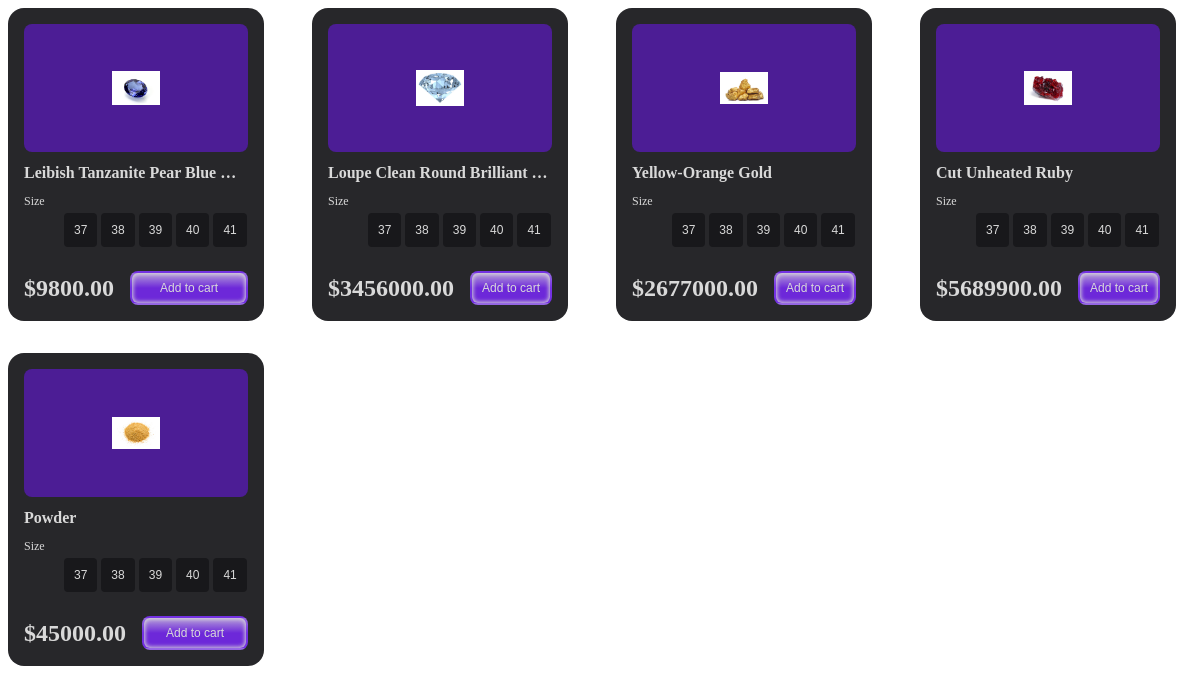
/accounts/test_view/, run on the app's committed database.
### orders/models.py (models this page shows, shortened)
class Item(models.Model):
    name = models.CharField(max_length=100)
    price = models.DecimalField(max_digits=10, decimal_places=2)
    wholesale_qty = models.PositiveIntegerField(default=0, help_text="Minimum quantity for wholesale discount")
    discount_percentage = models.DecimalField(max_digits=5, decimal_places=2, default=0.0, help_text="Wholesale discount percentage")
    stock = models.PositiveIntegerField(default=10, help_text="Available stock")
    brand = models.CharField(max_length= 250, blank=True, null=True)
    body = RichTextUploadingField(null=True, blank=True)
    image = models.ImageField(upload_to='item_images/', blank=True, null=True)
    category = models.ForeignKey(Category, on_delete=models.SET_NULL, null=True, blank=True, related_name='items')
    tags = models.ManyToManyField(Tag, blank=True, related_name='items')

### accounts/views.py (the view)
# urls.py: path('test_view/', views.test_view, name='test_view'),
def test_view(request):
    items = Item.objects.all()
    return render(request, 'accounts/test.html', {'items': items})

### accounts/context_processors.py (called while the page is built)
def user_profile(request):
    if request.user.is_authenticated:
        return {
            'user_profile_pic': request.user.get_profile_pic_url()
        }
    return {}

### orders/context_processors.py (called while the page is built)
def cart_item_count(request):
    count = 0
    try:
        if request.user.is_authenticated:
            cart = Cart.objects.filter(user=request.user).first()
        else:
            session_id = request.session.session_key
            if not session_id:
                request.session.create()
                session_id = request.session.session_key
            cart = Cart.objects.filter(session_id=session_id).first()
        if cart:
            count = sum(item.quantity for item in cart.items.all())
    except Exception:
        count = 0  # Safe fallback
    return {'cart_item_count': count}

def categories_processor(request):
    return {
        'nav_categories': Category.objects.filter(parent__isnull=True).prefetch_related('subcategories')
    }

### templates/accounts/test.html (shortened to what this page needs)
{% load static %}
<!DOCTYPE html>
<html lang="en">
<head>
       <link rel="stylesheet" href="{% static 'css/test.css' %}">
</head>
<body>
  <div class="grid-container col-md-3 mb-3">
    {% for item in items %}
      <div class="card col-md-3 mb-3">
        <div class="image_container">
          {% if item.image %}
            <img class="image image-fit" src="{{ item.image.url }}" alt="{{ item.name }}">
          {% else %}
            <svg class="image image-fit" xmlns="http://www.w3.org/2000/svg" viewBox="0 0 24 24"><path d="..."/></svg>
          {% endif %}
        </div>
        <div class="title">
          <span>{{ item.name }}</span>
        </div>
        <div class="size">
          <span>Size</span>
          <ul class="list-size">
            <li class="item-list"><button class="item-list-button">37</button></li>
            <li class="item-list"><button class="item-list-button">38</button></li>
            <li class="item-list"><button class="item-list-button">39</button></li>
            <li class="item-list"><button class="item-list-button">40</button></li>
            <li class="item-list"><button class="item-list-button">41</button></li>
          </ul>
        </div>
        <div class="action">
          <div class="price">
            <span>${{ item.price }}</span>
          </div>
          <button class="cart-button">
            <span>Add to cart</span>
          </button>
        </div>
      </div>
    {% endfor %}
  </div>
</body>
</html>

### static/css/test.css (style rules this page uses)
.card { --bg-card: #27272a; --primary: #6d28d9; --primary-800: #4c1d95; --primary-shadow: #2e1065; --light: #d9d9d9; --zinc-800: #18181b; --bg-linear: linear-gradient(0deg, var(--primary) 50%, var(--light) 125%); position: relative; display: flex; flex-direction: column; gap: 0.75rem; padding: 1rem; width: 14rem; background-color: var(--bg-card); max-width: 100%; border-radius: 1rem; }
.image_container { overflow: hidden; cursor: pointer; position: relative; z-index: 5; width: 100%; height: 8rem; background-color: var(--primary-800); border-radius: 0.5rem; }
.grid-container { display: grid; grid-template-columns: repeat(4, 1fr); gap: 2rem; max-width: 100%; }
.image-fit { position: absolute; top: 0; left: 0; width: 100%; height: 100%; object-fit: contain; }
.image_container .image { position: absolute; top: 50%; left: 50%; transform: translate(-50%, -50%); width: 3rem; fill: var(--light); }
.title { overflow: clip; width: 100%; font-size: 1rem; font-weight: 600; color: var(--light); text-transform: capitalize; text-wrap: nowrap; text-overflow: ellipsis; }
.size { font-size: 0.75rem; color: var(--light); }
.list-size { display: flex; align-items: center; gap: 0.25rem; margin-top: 0.25rem; }
.list-size .item-list { list-style: none; }
.list-size .item-list-button { cursor: pointer; padding: 0.5rem; background-color: var(--zinc-800); font-size: 0.75rem; color: var(--light); border: 2px solid var(--zinc-800); border-radius: 0.25rem; transition: all 0.3s ease-in-out; }
.action { display: flex; align-items: center; gap: 1rem; }
.price { font-size: 1.5rem; font-weight: 700; color: var(--light); }
.cart-button { cursor: pointer; display: flex; justify-content: center; align-items: center; gap: 0.25rem; padding: 0.5rem; width: 100%; background-image: var(--bg-linear); font-size: 0.75rem; font-weight: 500; color: var(--light); text-wrap: nowrap; border: 2px solid hsla(262, 83%, 58%, 0.5); border-radius: 0.5rem; box-shadow: inset 0 0 0.25rem 1px var(--light); }

### data on the page
Item: image (picture), name "Leibish Tanzanite Pear Blue…", price "9800.00"
Item: image (picture), name "Loupe Clean Round Brilliant…", price "3456000.00"
Item: image (picture), name "Yellow-Orange Gold", price "2677000.00"
Item: image (picture), name "Cut Unheated Ruby", price "5689900.00"
Item: image (picture), name "Powder", price "45000.00"
